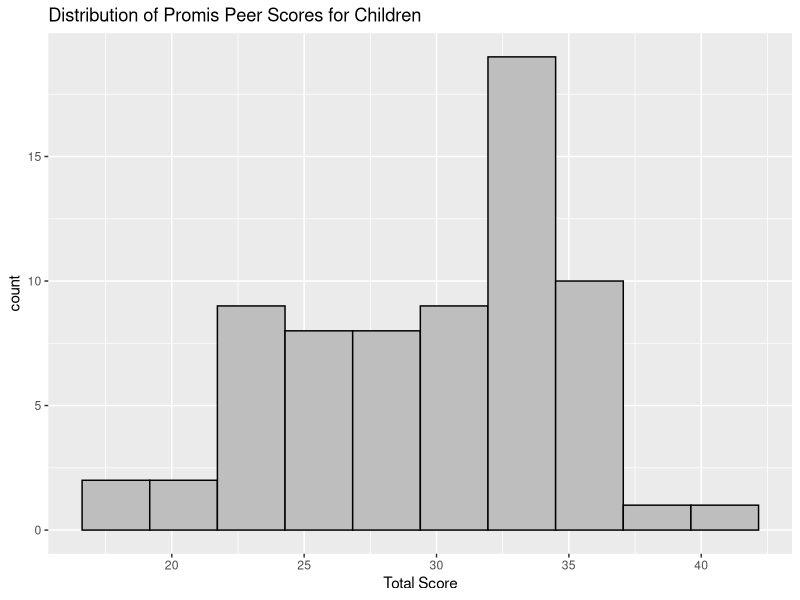
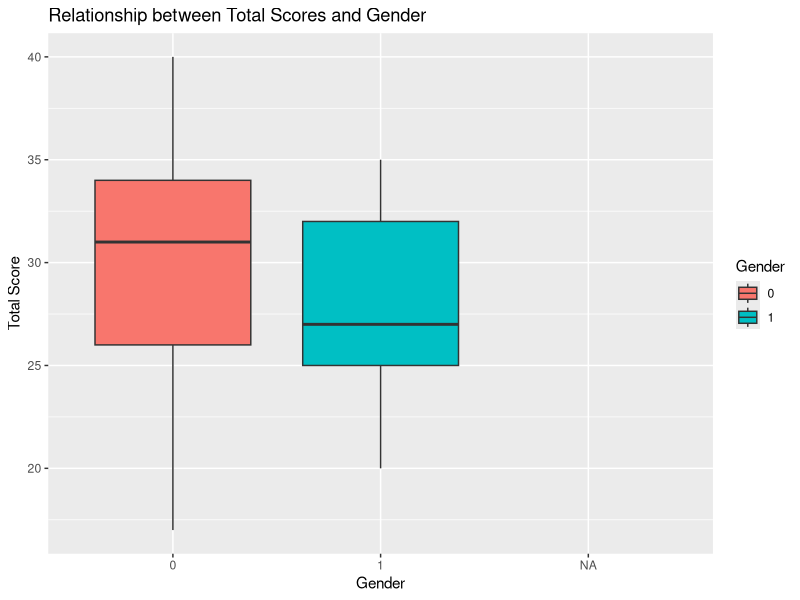
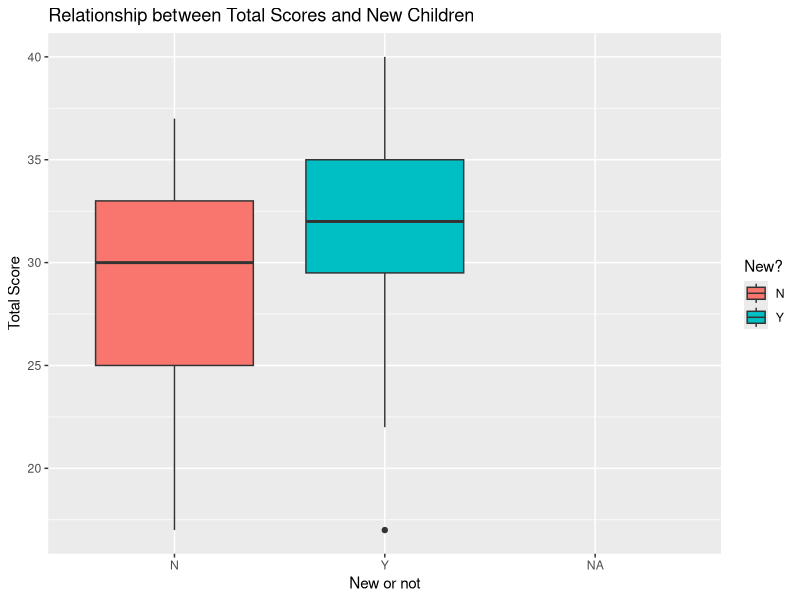
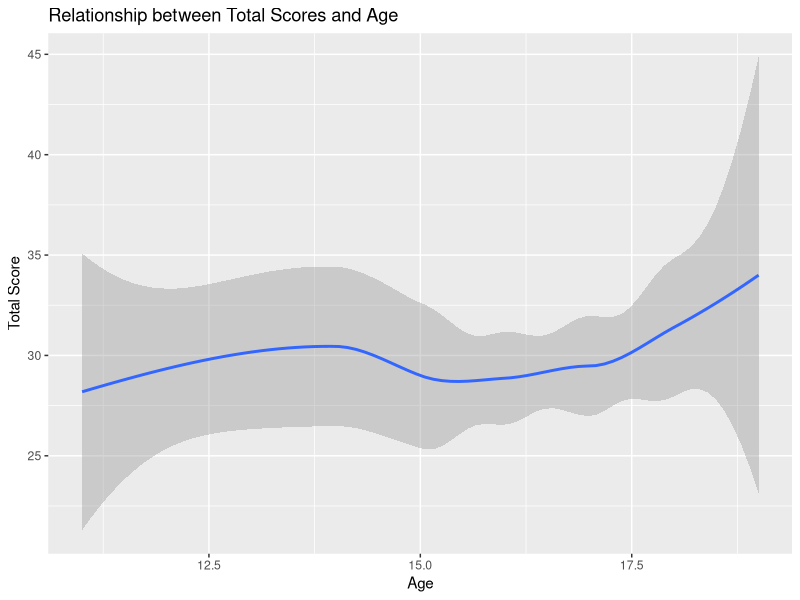
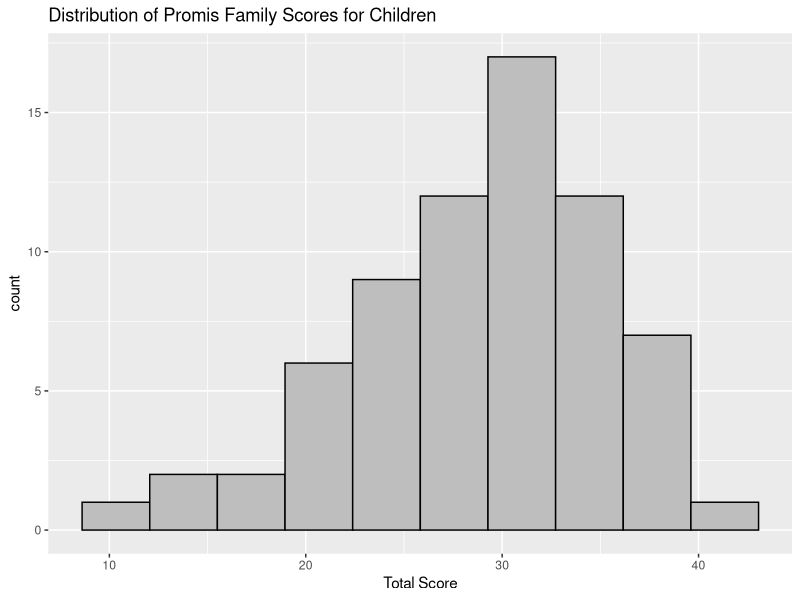
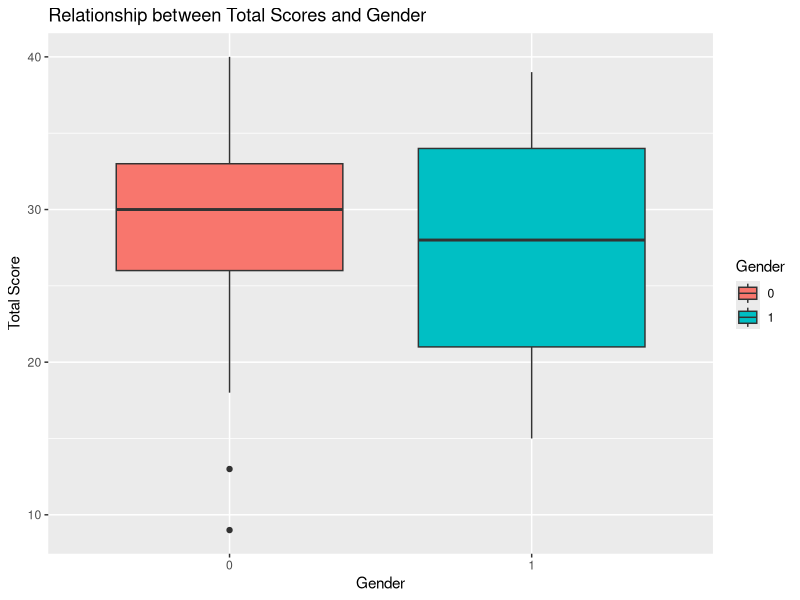
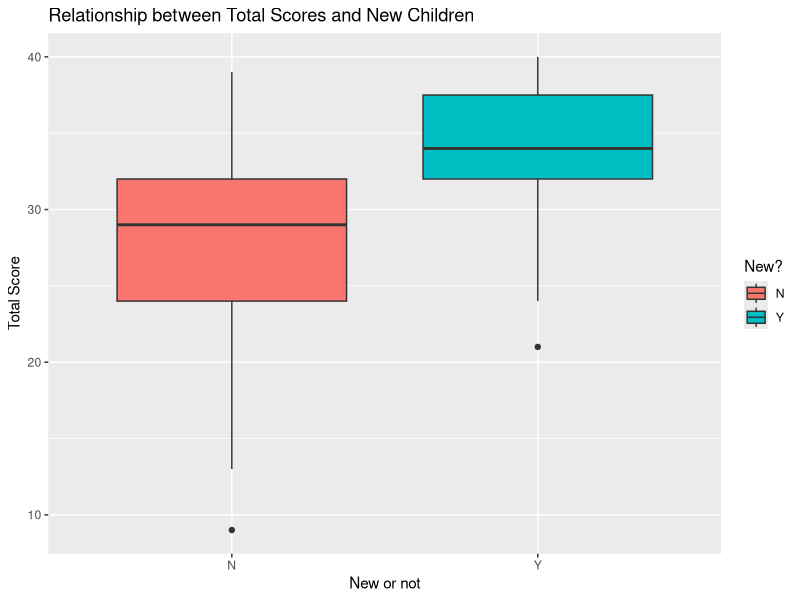
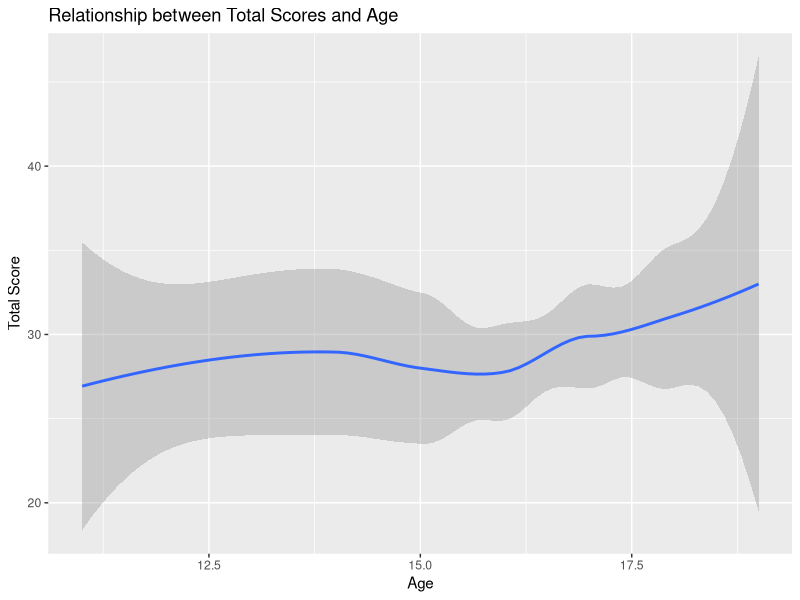

Write the R code that produced these figures, in order.
## ---- chunk 1
knitr::opts_chunk$set(echo = TRUE)
## ---- chunk 2
library(tidyverse)
library(readr)
library(broom)
library(knitr)
library(skimr)
library(ggpubr)
## ---- chunk 3
promispeer <- read_csv("Children PROMIS Peer.csv")
promispeer$`RawScore`<- as.numeric(promispeer$`RawScore`)
promispeer$`Gender`<- as.factor(promispeer$`Gender`)
## ---- chunk 4
ggplot(data = promispeer, aes(x = `RawScore`)) + 
  geom_histogram( bins = 10, color = "black", fill = "gray") +
  labs(title = "Distribution of Promis Peer Scores for Children", x = "Total Score")

ggplot(data=promispeer, aes( x=`Gender`, y = `RawScore`, fill = `Gender`)) + 
  geom_boxplot() +
  labs(title="Relationship between Total Scores and Gender", y ="Total Score", x = "Gender")

ggplot(data=promispeer, aes( x=`New?`, y = `RawScore`, fill = `New?`)) + 
  geom_boxplot() +
  labs(title="Relationship between Total Scores and New Children", y ="Total Score", x = "New or not")

ggplot( data = promispeer, aes(x = `Age`, y =`RawScore` )) +
  geom_smooth() +
  labs(title = "Relationship between Total Scores and Age", x = "Age", y = "Total Score")
## ---- chunk 5
t.test(promispeer$`RawScore` ~ promispeer$`Gender`, data = promispeer, var.equal = FALSE)
t.test(promispeer$`RawScore` ~ promispeer$`New?`, data = promispeer, var.equal = FALSE)
## ---- chunk 6
promisfam <- read_csv("Children PROMIS Family.csv")
promisfam$`RawScore`<- as.numeric(promisfam$`RawScore`)
promisfam$`Gender`<- as.factor(promisfam$`Gender`)
## ---- chunk 7
ggplot(data = promisfam, aes(x = `RawScore`)) + 
  geom_histogram( bins = 10, color = "black", fill = "gray") +
  labs(title = "Distribution of Promis Family Scores for Children", x = "Total Score")

ggplot(data=promisfam, aes( x=`Gender`, y = `RawScore`, fill = `Gender`)) + 
  geom_boxplot() +
  labs(title="Relationship between Total Scores and Gender", y ="Total Score", x = "Gender")

ggplot(data=promisfam, aes( x=`New?`, y = `RawScore`, fill = `New?`)) + 
  geom_boxplot() +
  labs(title="Relationship between Total Scores and New Children", y ="Total Score", x = "New or not")

ggplot( data = promisfam, aes(x = `Age`, y =`RawScore` )) +
  geom_smooth() +
  labs(title = "Relationship between Total Scores and Age", x = "Age", y = "Total Score")
## ---- chunk 8
t.test(promisfam$`RawScore` ~ promisfam$`Gender`, data = promisfam, var.equal = FALSE)
t.test(promisfam$`RawScore` ~ promisfam$`New?`, data = promisfam, var.equal = FALSE)
